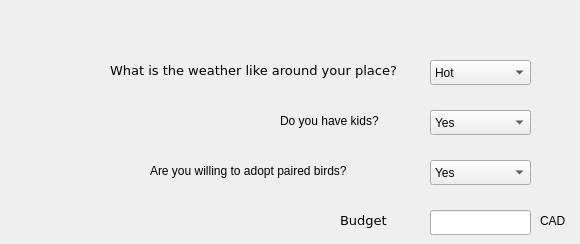
     <widget class="QWidget" name="tab_5">
      <attribute name="title">
       <string>Personal Details</string>
      </attribute>
      <widget class="QLabel" name="label_73">
       <property name="geometry">
        <rect>
         <x>110</x>
         <y>60</y>
         <width>311</width>
         <height>21</height>
        </rect>
       </property>
       <property name="font">
        <font>
         <family>DejaVu Sans</family>
         <pointsize>10</pointsize>
        </font>
       </property>
       <property name="text">
        <string>What is the weather like around your place?</string>
       </property>
      </widget>
      <widget class="QComboBox" name="client_bird_weather">
       <property name="geometry">
        <rect>
         <x>430</x>
         <y>60</y>
         <width>101</width>
         <height>25</height>
        </rect>
       </property>
       <property name="whatsThis">
        <string>weather</string>
       </property>
       <item>
        <property name="text">
         <string>Hot</string>
        </property>
       </item>
       <item>
        <property name="text">
         <string>Cold</string>
        </property>
       </item>
       <item>
        <property name="text">
         <string>Moderate</string>
        </property>
       </item>
      </widget>
      <widget class="QLabel" name="label_158">
       <property name="geometry">
        <rect>
         <x>540</x>
         <y>210</y>
         <width>31</width>
         <height>21</height>
        </rect>
       </property>
       <property name="text">
        <string>CAD</string>
       </property>
      </widget>
      <widget class="QLineEdit" name="client_bird_cost">
       <property name="geometry">
        <rect>
         <x>430</x>
         <y>210</y>
         <width>101</width>
         <height>25</height>
        </rect>
       </property>
       <property name="whatsThis">
        <string>budget</string>
       </property>
      </widget>
      <widget class="QLabel" name="label_159">
       <property name="geometry">
        <rect>
         <x>340</x>
         <y>210</y>
         <width>51</width>
         <height>21</height>
        </rect>
       </property>
       <property name="font">
        <font>
         <family>DejaVu Sans</family>
         <pointsize>10</pointsize>
        </font>
       </property>
       <property name="text">
        <string>Budget</string>
       </property>
      </widget>
      <widget class="QLabel" name="label_167">
       <property name="geometry">
        <rect>
         <x>150</x>
         <y>160</y>
         <width>251</width>
         <height>21</height>
        </rect>
       </property>
       <property name="text">
        <string>Are you willing to adopt paired birds?</string>
       </property>
      </widget>
      <widget class="QComboBox" name="client_bird_pair">
       <property name="geometry">
        <rect>
         <x>430</x>
         <y>160</y>
         <width>101</width>
         <height>25</height>
        </rect>
       </property>
       <item>
        <property name="text">
         <string>Yes</string>
        </property>
       </item>
       <item>
        <property name="text">
         <string>No</string>
        </property>
       </item>
      </widget>
      <widget class="QComboBox" name="client_bird_kid_friendly">
       <property name="geometry">
        <rect>
         <x>430</x>
         <y>110</y>
         <width>101</width>
         <height>25</height>
        </rect>
       </property>
       <property name="whatsThis">
        <string>kids</string>
       </property>
       <item>
        <property name="text">
         <string>Yes</string>
        </property>
       </item>
       <item>
        <property name="text">
         <string>No</string>
        </property>
       </item>
      </widget>
      <widget class="QLabel" name="label_160">
       <property name="geometry">
        <rect>
         <x>280</x>
         <y>110</y>
         <width>131</width>
         <height>21</height>
        </rect>
       </property>
       <property name="text">
        <string>Do you have kids?</string>
       </property>
      </widget>
     </widget>
